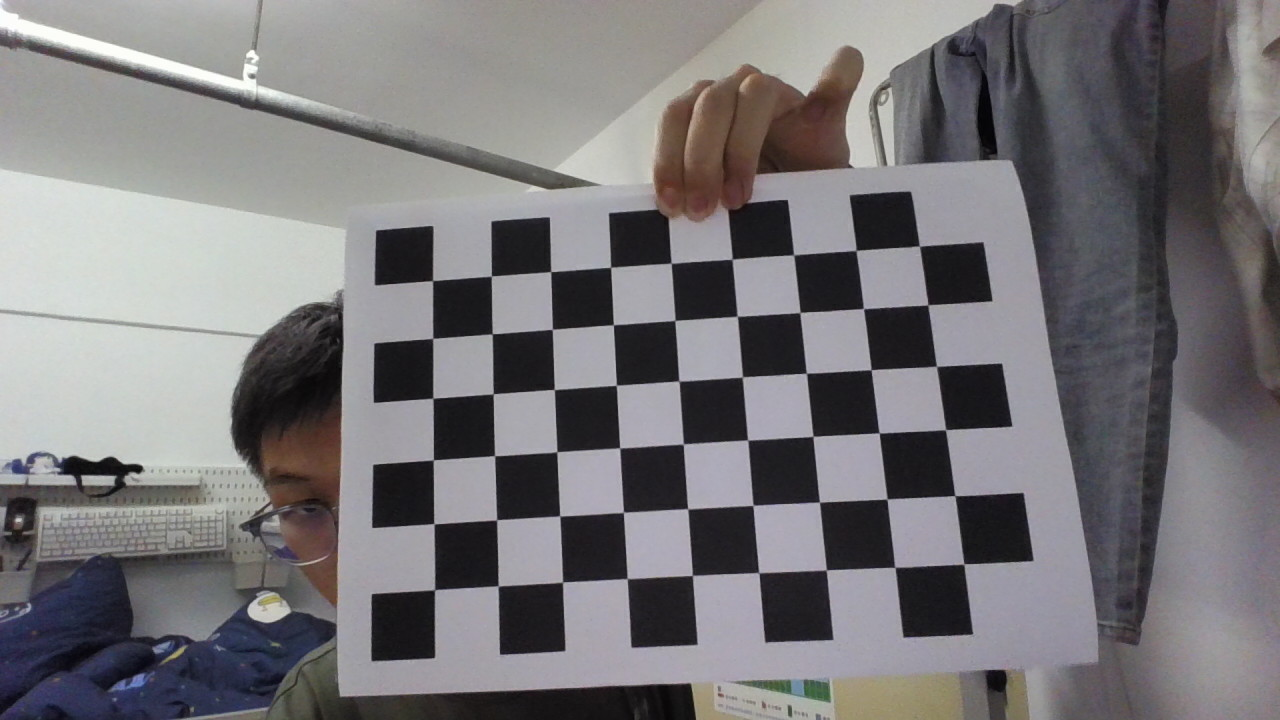
#> input picture opencv/task2/data/calib_images/calib_000.png, 1280 x 720 px
$ python -i color_segment.py   (imports and definitions only)
#> lines starting #> are read from the running program, lines starting #| are printed output that depends on the picture; after the words box and inside, x2 and y2 are one past the last pixel; in counts of white or black regions, pixels touching at a corner belong together
#> further down, picture is the input picture: shape (720, 1280, 3); mean B, G, R 119.7, 117.2, 119.2
"""颜色分割：BGR 帧进，0/255 掩膜出。

两种方法都留着方便对比：blue_dominance 是 B 比最强的 G/R 高多少（抗过曝），
hsv 是 H/S/V 三通道一起卡范围。
"""

import cv2
import numpy as np

import config


def blue_dominance_mask(frame, thresh=config.DIFF_THRESH):
    """蓝度超过阈值的置 255。

    得用 int16 算 B - max(G,R)：8 位减法把负值截成 0，橙红区也会跟着变白，分不开。
    """
#> called with thresh = 10
    b, g, r = cv2.split(frame)
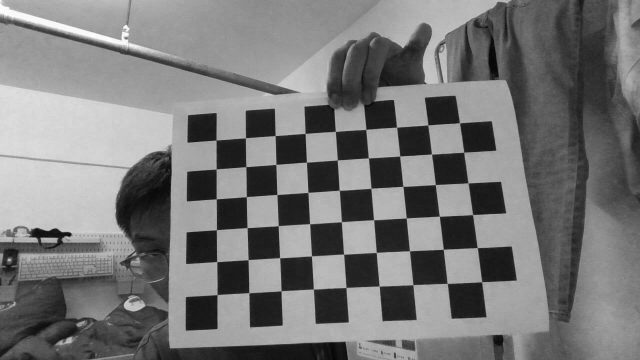
#> b: shape (720, 1280) (shown at 1/2 size); min 2, max 255, mean 119.7
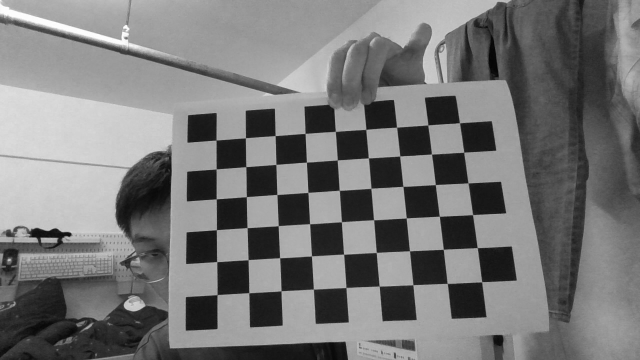
#> r: shape (720, 1280) (shown at 1/2 size); min 2, max 255, mean 119.2
    dominance = b.astype(np.int16) - np.maximum(g, r).astype(np.int16)
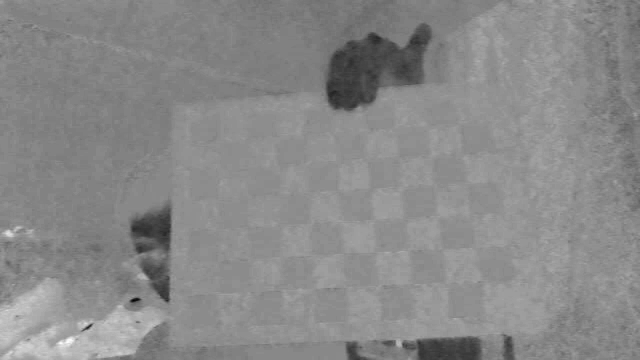
#> dominance: shape (720, 1280) int16 (shown at 1/2 size); min -79, max 67, mean -0.3; drawn with min black and max white
    return np.where(dominance >= float(thresh), 255, 0).astype(np.uint8)
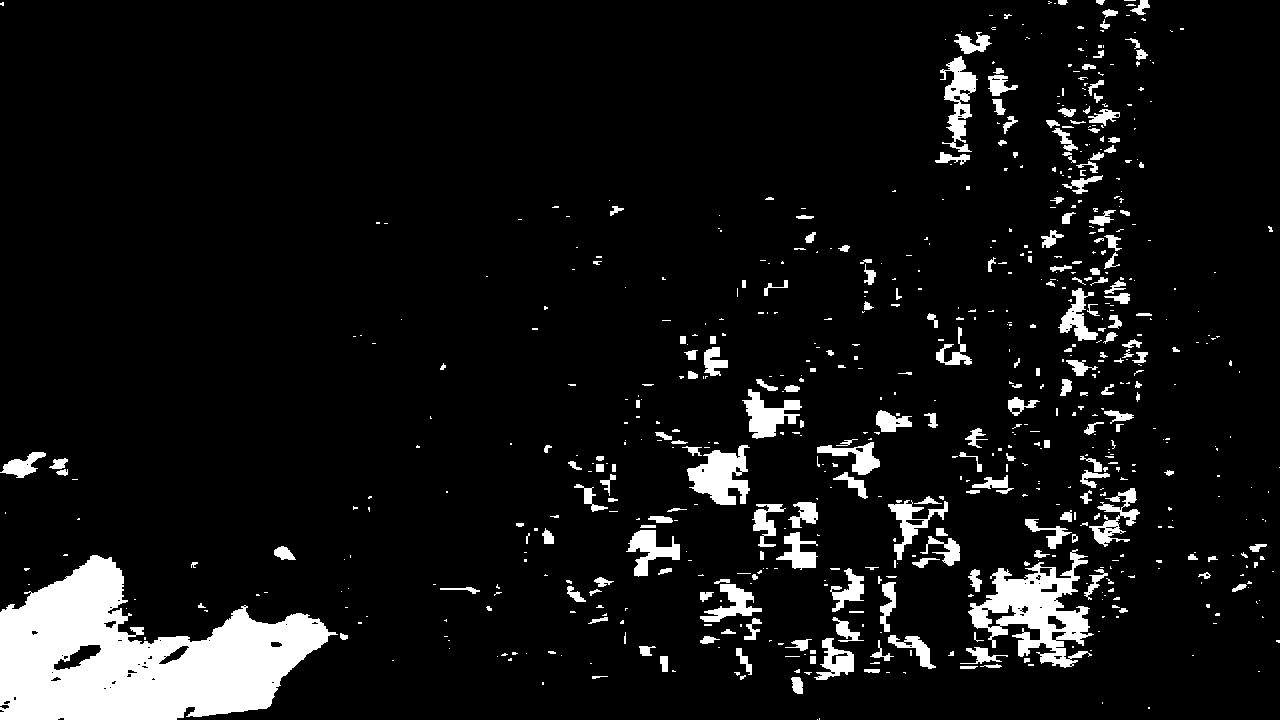
#> returned value: shape (720, 1280); 8.1% white; 685 white regions (457 under 20 px), largest, box (x1, y1, x2, y2) and area: (0, 555, 338, 720) 31371, (968, 549, 1094, 668) 6288, (687, 445, 750, 505) 2243


# [6 lines left out: function hsv_mask, not called in this run]


def build_mask(frame, method=config.SEGMENT_METHOD, thresh=config.DIFF_THRESH,
               hsv_low=config.HSV_LOW, hsv_high=config.HSV_HIGH):
    """按方法名分发，主程序只走这一个入口。"""
    if method == "blue_dominance":
        return blue_dominance_mask(frame, thresh)
    if method == "hsv":
        return hsv_mask(frame, hsv_low, hsv_high)
    raise ValueError(f"未知的颜色分割方法: {method}")

>>> import cv2
>>> picture = cv2.imread('../../task2/data/calib_images/calib_000.png')
>>> result = build_mask(picture)

$ run again, on opencv/task2/data/calib_images/calib_001.png
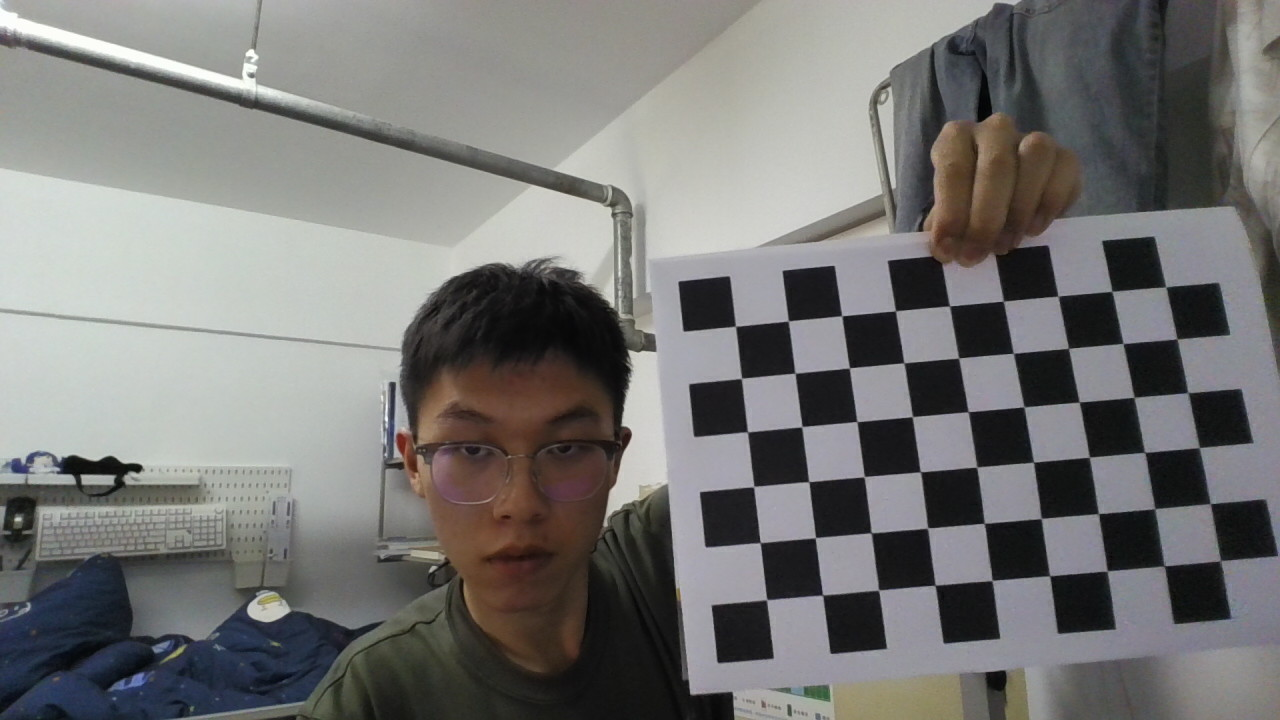
#> input picture opencv/task2/data/calib_images/calib_001.png, 1280 x 720 px
#> picture is the input picture: shape (720, 1280, 3); mean B, G, R 117.1, 118.5, 118.9
#> in blue_dominance_mask, `dominance = b.astype(np.int16) - np.maximum(g, r).astype(np.int16)`:
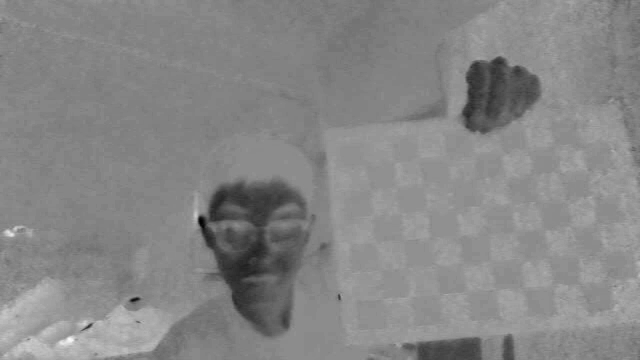
#> dominance: shape (720, 1280) int16 (shown at 1/2 size); min -84, max 68, mean -3.8; drawn with min black and max white
#> in blue_dominance_mask, `return np.where(dominance >= float(thresh), 255, 0).astype(np.uint8)`:
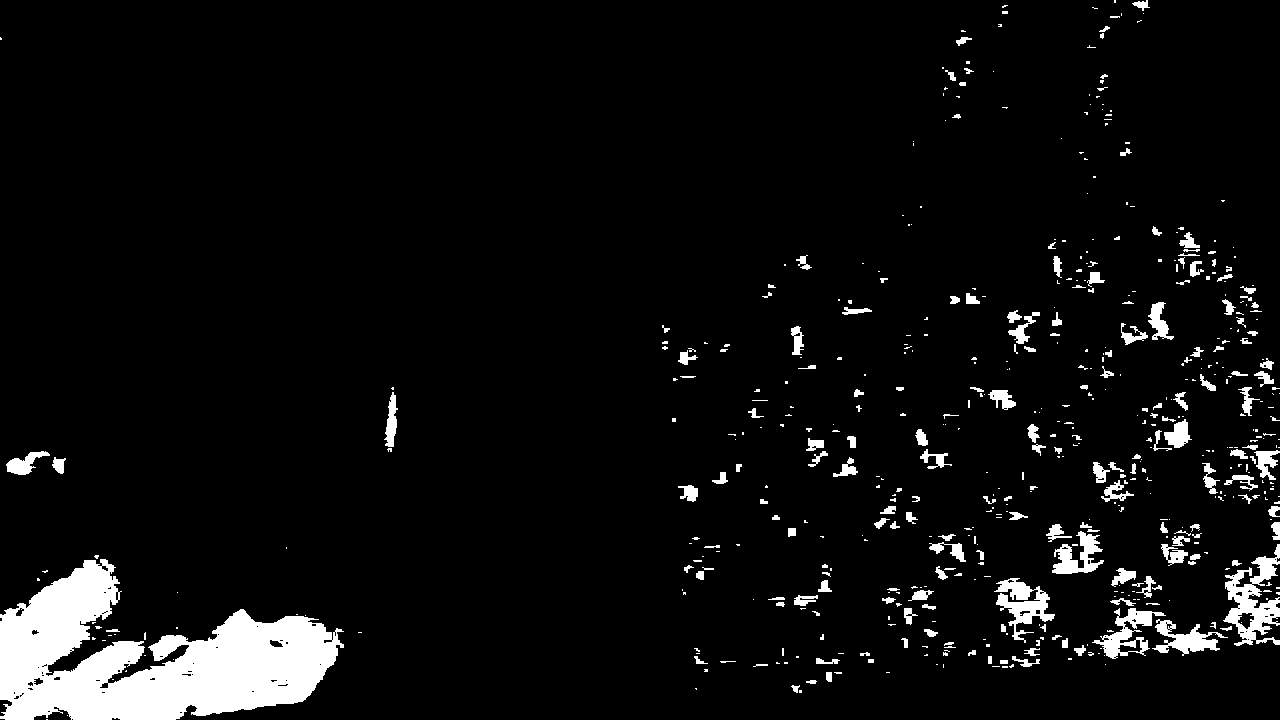
#> returned value: shape (720, 1280); 6% white; 559 white regions (364 under 20 px), largest, box (x1, y1, x2, y2) and area: (0, 559, 344, 720) 30250, (1223, 544, 1280, 646) 2522, (994, 578, 1055, 643) 1568

$ run again, on opencv/task2/data/calib_images/calib_002.png
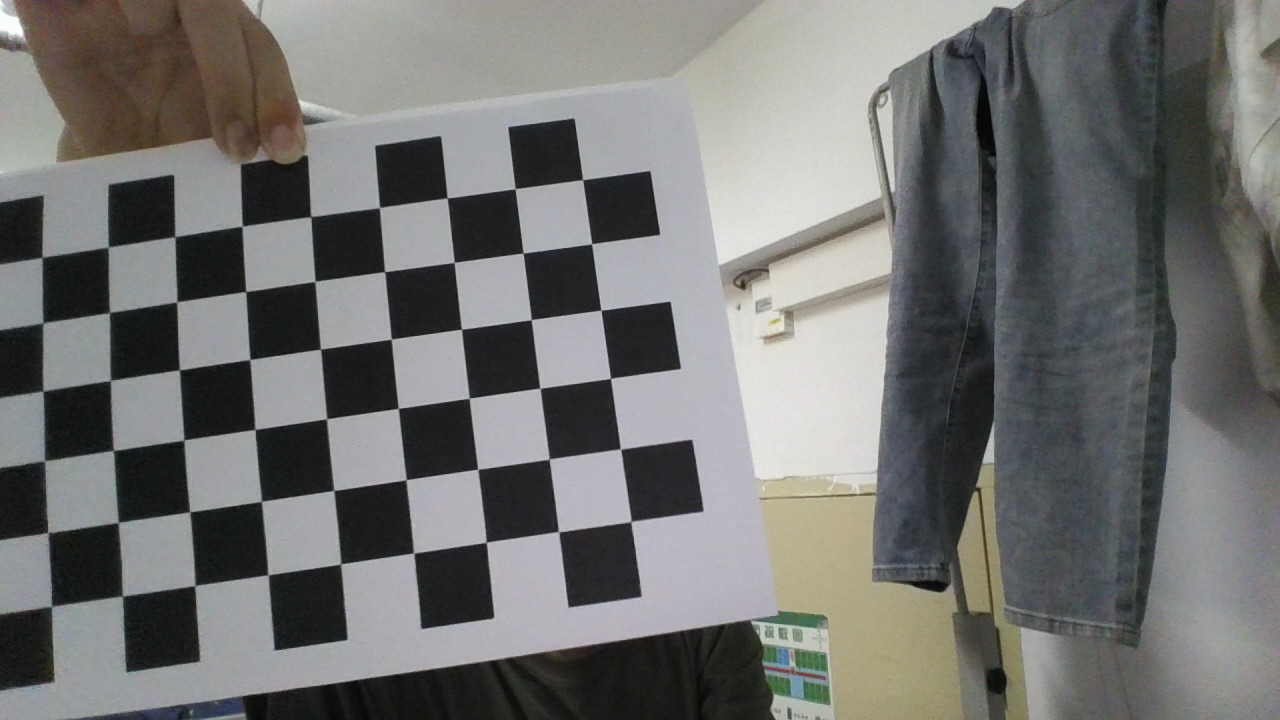
#> input picture opencv/task2/data/calib_images/calib_002.png, 1280 x 720 px
#> picture is the input picture: shape (720, 1280, 3); mean B, G, R 112.4, 113.8, 113.6
#> in blue_dominance_mask, `dominance = b.astype(np.int16) - np.maximum(g, r).astype(np.int16)`:
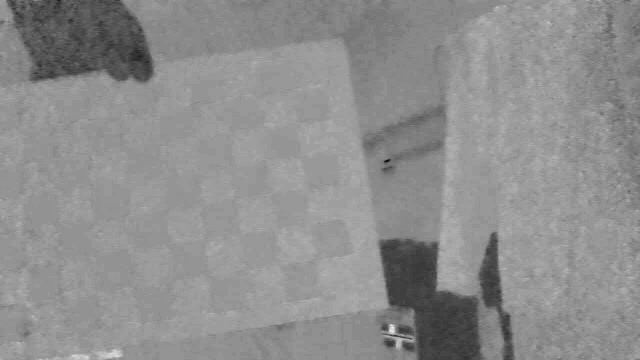
#> dominance: shape (720, 1280) int16 (shown at 1/2 size); min -74, max 53, mean -3; drawn with min black and max white
#> in blue_dominance_mask, `return np.where(dominance >= float(thresh), 255, 0).astype(np.uint8)`:
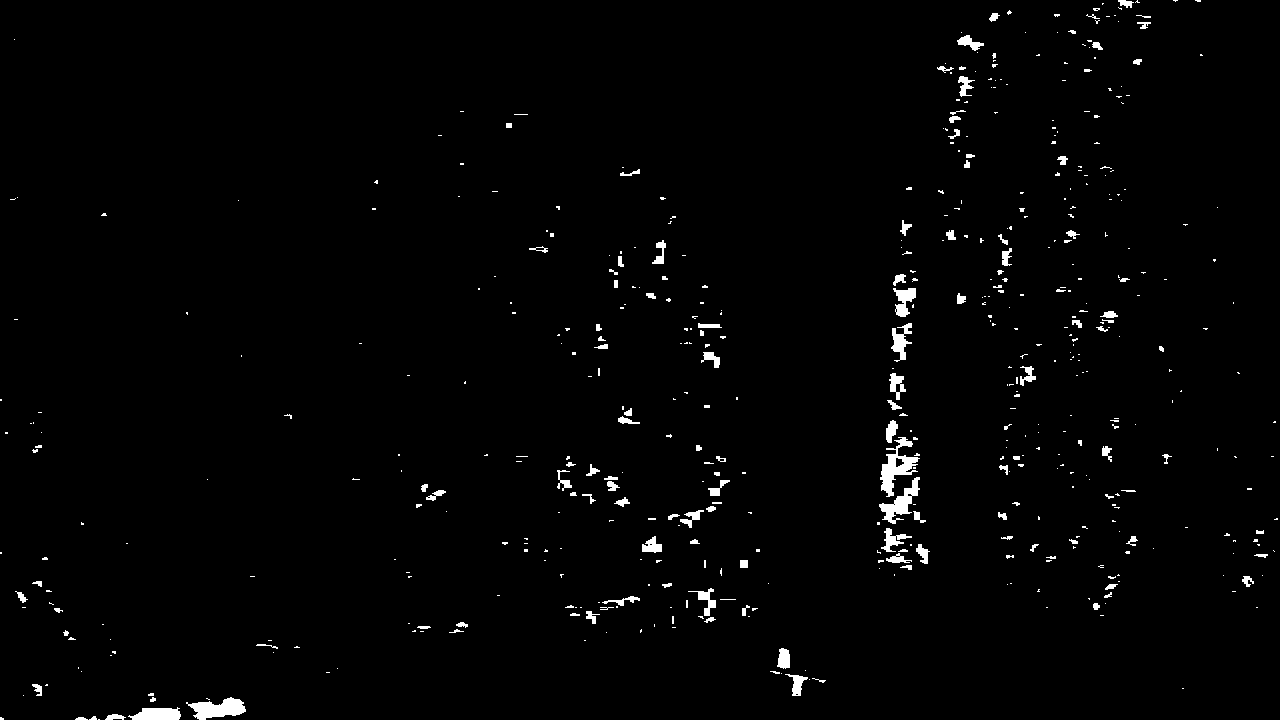
#> returned value: shape (720, 1280); 1.5% white; 528 white regions (394 under 20 px), largest, box (x1, y1, x2, y2) and area: (880, 437, 920, 497) 914, (186, 697, 246, 720) 796, (879, 477, 920, 524) 670
